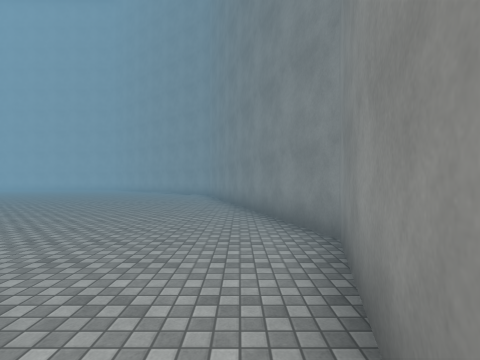
View 1 (above)

19 first-person views from a walk through a 3-D level made in the Unity game engine. The camera is 1.5 m above the floor, looks level and sees 85° across. The floor is counted in squares, 2 m on a side. Each view is taken from the middle of a square. On the plan, view 1 faces up. The plan holds only what a view shows up to about 9 squares ahead; the rest is blank. The place goes on beyond the plan. The player is left out. Surface patterns are stand-ins for the level's own textures.

View 2
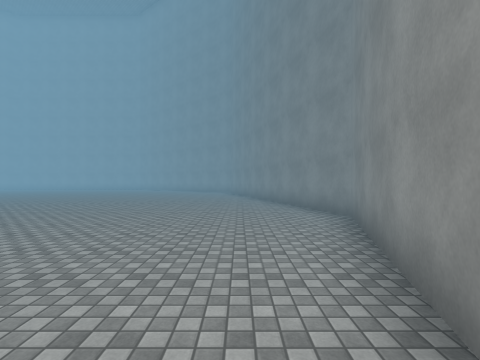

View 3
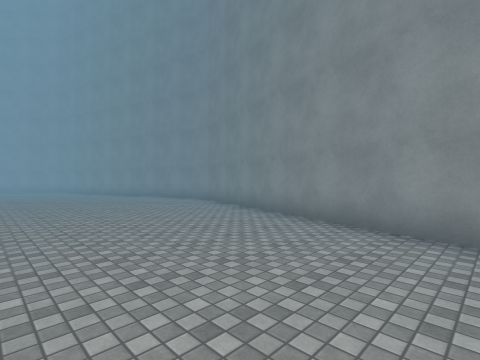

View 4
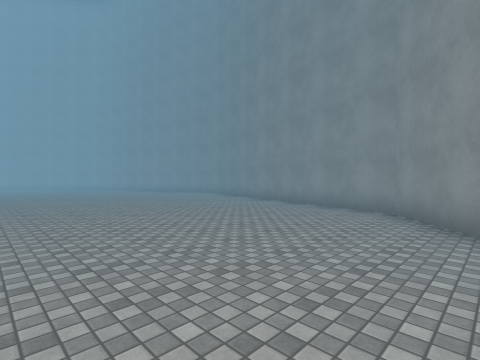

View 5
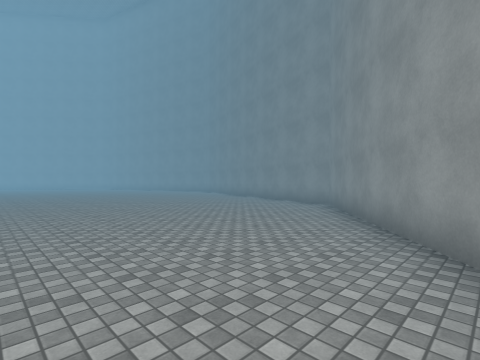

View 6
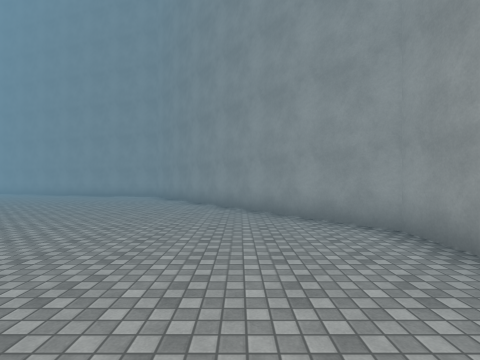

View 7
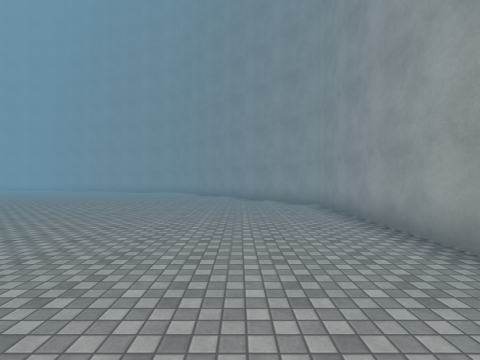

View 8
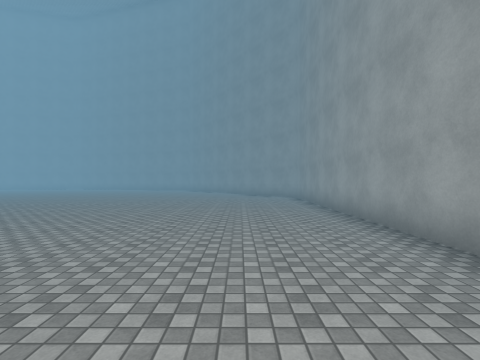

View 9
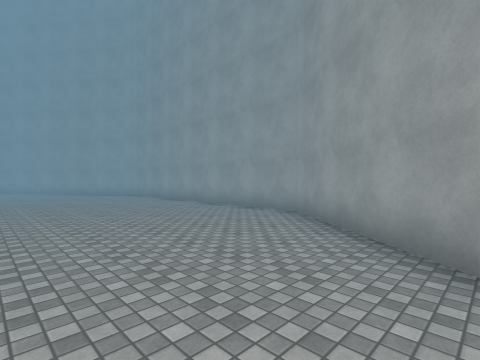

View 10
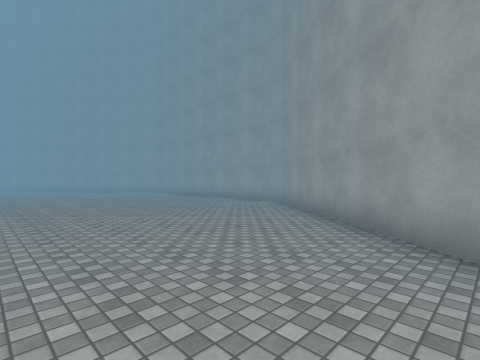

View 11
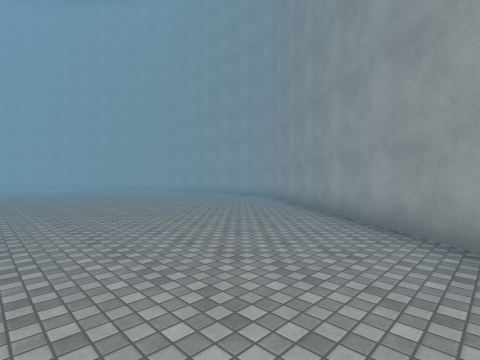

View 12
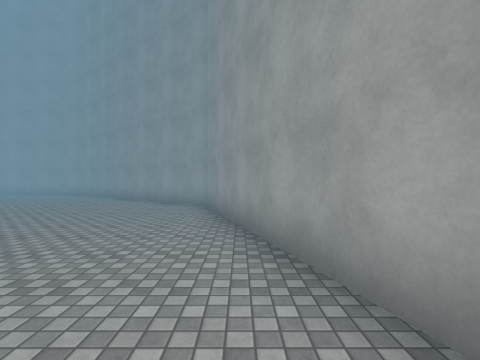

View 13
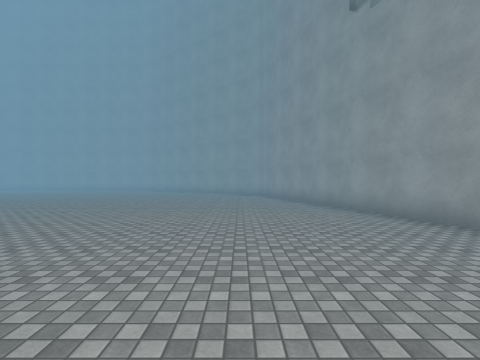

View 14
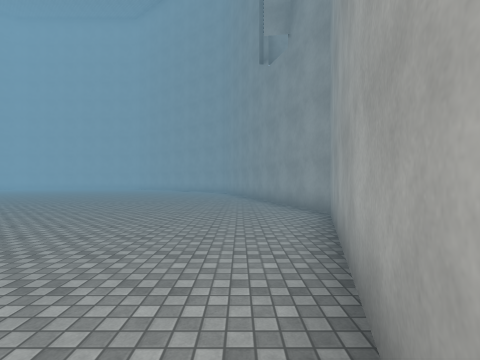

View 15
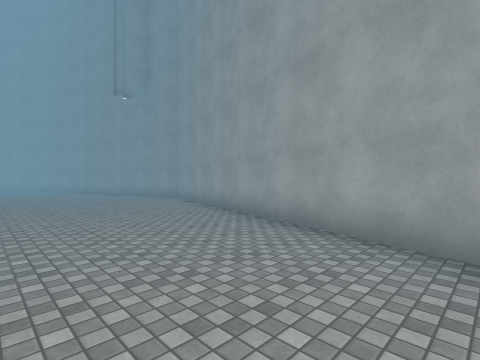

View 16
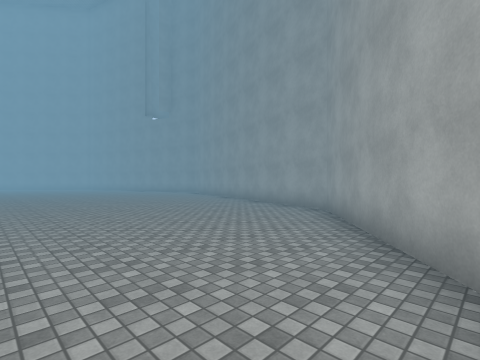

View 17
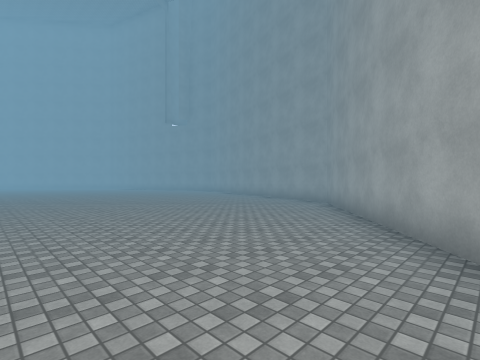

View 18
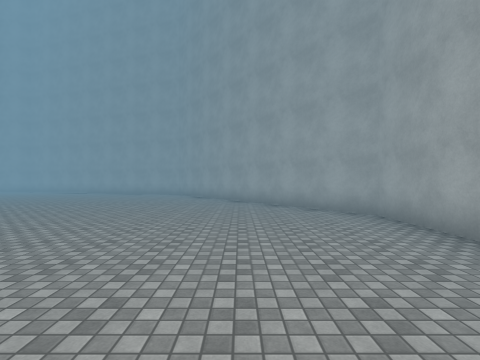

View 19
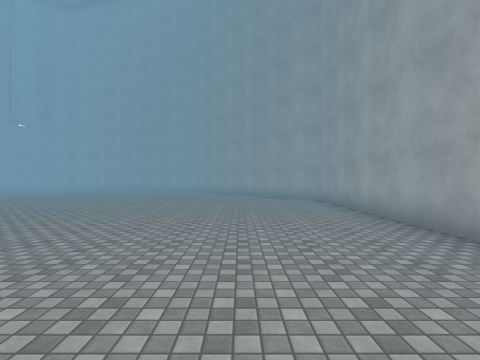

### Floor plan
Points are (right, up) in squares from view 1. A wall is a line through its corners. A room is listed if a view was taken in it or the views show most of it. See-through windows are left out.
Room 1 (views 1, 2, 3, 4, 5, 6, 7, 8, 9, 10, 11, 12, 13, 14, 15, 16, 17, 18, 19)
walls: (-29, 3.3) (-26.1, -6.4) (-18.5, -12.4) (-9.2, -12.4) (-1.6, -6.4) (1.3, 3.3) (-0.5, 9); (-12.1, 18.9) (-18.5, 18.9) (-26.1, 12.9) (-28.9, 3.7)

Where each view was taken, in squares from view 1:
view 1: 0 up, 0 right, facing up
view 2: 2 down, 1 left, facing up
view 3: 5 down, 5 left, facing up-right
view 4: 8 down, 8 left, facing up-right
view 5: 10 down, 9 left, facing up-right
view 6: 10 down, 13 left, facing right
view 7: 10 down, 17 left, facing right
view 8: 10 down, 20 left, facing right
view 9: 7 down, 22 left, facing down-right
view 10: 5 down, 24 left, facing down-right
view 11: 3 down, 26 left, facing down-right
view 12: 1 up, 27 left, facing down
view 13: 6 up, 25 left, facing down
view 14: 9 up, 27 left, facing down
view 15: 13 up, 23 left, facing down-left
view 16: 16 up, 20 left, facing down-left
view 17: 17 up, 18 left, facing down-left
view 18: 16 up, 13 left, facing left
view 19: 16 up, 9 left, facing left
